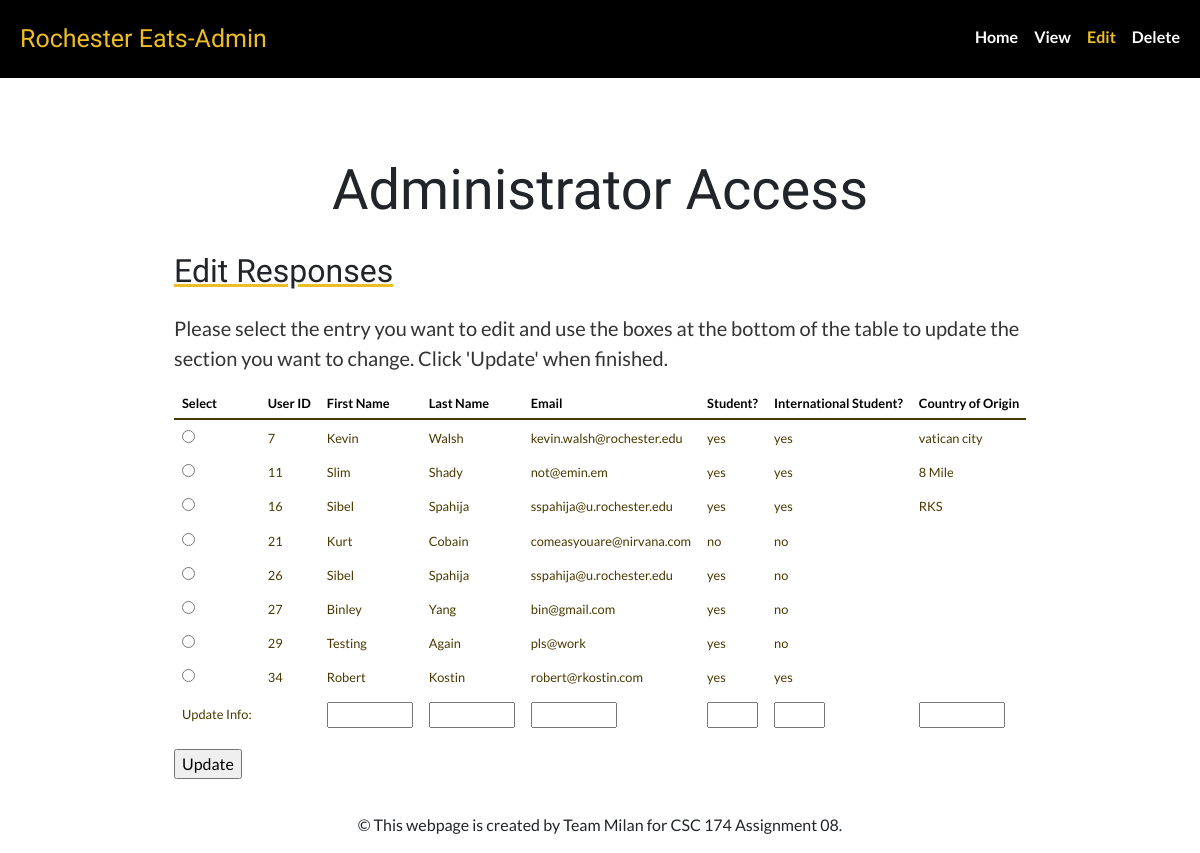
Page /admin_edit.php on the committed database.
### tables this page shows
CREATE TABLE IF NOT EXISTS `responses` (
  `user_id` int(11) NOT NULL,
  `fname` varchar(30) NOT NULL,
  `lname` varchar(30) NOT NULL,
  `email` varchar(30) NOT NULL,
  `isStudent` varchar(30) NOT NULL,
  `isInternational` varchar(30) NOT NULL,
  `country` varchar(30) NOT NULL,
  `cuisines` varchar(60) NOT NULL,
  `restaurants` varchar(120) NOT NULL,
  `comments` text NOT NULL
);

### admin_edit.php (the view, shortened to what this page needs)
<?php
  require_once("php/create_table.php");
  $query = "SELECT * FROM responses;";
  $result = mysqli_query($mysqli, $query);
?>
<!DOCTYPE html>
<html>
  <head>
    <link href="bootstrap-4.0.0-beta/dist/css/bootstrap.css" rel="stylesheet">
	<link href="css/styles.css" rel="stylesheet">
  </head>
  <body>
    <?php include 'inc/admin_nav.php';?>
  	<article class="contain">
    <div class="break">.</div>
    <h1>Administrator Access</h1><br>
    <h2>Edit Responses</h2>
    <div class="explain">Please select the entry you want to edit and use the boxes at the bottom of the table to update the section you want to change. Click 'Update' when finished.</div>
      <form action="admin_edit.php" method="POST">
        <table class="responses">
          <tr>
            <th>Select</th>
            <th>User ID</th>
            <th>First Name</th>
            <th>Last Name</th>
            <th>Email</th>
            <th>Student?</th>
            <th>International Student?</th>
            <th>Country of Origin</th>
          </tr>
          <?php while($temp = mysqli_fetch_assoc($result)) {  ?>
              <tr>
                <td><input type="radio" name="selection" value=<?php echo $temp['user_id']; ?>></td>
                <td><?php echo $temp['user_id']; ?></td>
                <td><?php echo $temp['fname']; ?></td>
                <td><?php echo $temp['lname']; ?></td>
                <td><?php echo $temp['email']; ?></td>
                <td><?php echo $temp['isStudent']; ?></td>
                <td><?php echo $temp['isInternational']; ?></td>
                <td><?php echo $temp['country']; ?></td>
              </tr>
          <?php } ?>
          <tr>
            <td>Update Info:</td>
            <td></td>
            <td><input type="text" name="fname2" size="10"></td>
            <td><input type="text" name="lname2" size="10"></td>
            <td><input type="email" name="email2" size="10"></td>
            <td><input type="text" name="isStudent2" size="5"></td>
            <td><input type="text" name="isInternational2" size="5"></td>
            <td><input type="text" name="country2" size="10"></td>
          </tr>
        </table>
        <input type="submit" value="Update" style="margin-top: 15px;">
      </form>
    </article>
  <footer> &copy; This webpage is created by Team Milan for CSC 174 Assignment 08.</footer>
  </body>
</html>

### inc/admin_nav.php
<div class="masthead">
    <div class="inner">
        <a class="masthead-brand" href="admin_welcome.php">Rochester Eats-Admin</a>
        <nav class="nav nav-masthead">
        <a href="admin_welcome.php" class="active nav-link smoothScroll">Home</a>
        <a href="admin_view.php" class="active nav-link smoothScroll">View</a>
        <a href="admin_edit.php" class="active nav-link smoothScroll">Edit</a>
        <a href="admin_delete.php" class="active nav-link smoothScroll">Delete</a>
    </nav>
    </div>
</div>

### css/styles.css (style rules this page uses)
html { position: relative; min-height: 100%; }
h1 { font-family: 'Shrikhand', cursive; font-size: 3.5em; text-align: center; }
body { font-family: 'Lato', sans-serif; margin: 0 0 50px; }
h2 { font-family: 'Shrikhand', cursive; text-decoration: underline; text-decoration-color: #edbe23; }
footer { position: absolute; left: 0; bottom: 0; height: 50px; width: 100%; overflow: hidden; text-align: center; }
.contain { width: 75%; max-width: 2000px; padding: 2%; margin-right: auto; margin-left: auto; margin-top: 2rem; margin-bottom: 2rem; padding-top: 5rem; }
.explain { font-family: 'Lato', sans-serif; font-size: 1.25rem; padding-top: 1rem; color: #333; }
table { display: block; overflow-x: auto; white-space: nowrap; }
.responses { font-family: 'Lato', Sans-Serif; font-size: 0.8rem; background: #fff; border-collapse: collapse; text-align: left; padding-top: 1rem; }
.responses th { font-size: 1em; font-weight: bold; color: #000; padding: 5px 8px; border-bottom: 2px solid #493901; }
.responses td { color: #493901; padding: 9px 8px 6px 8px; }
footer { text-align: center; height: 40px; }
.break { font-size: 2em; color: white; }
.nav { font-family: 'Lato', sans-serif; float: right; }
.masthead { background-color: #000; position: fixed; left: 0; top: 0; width: 100%; padding-top: 20px; padding-bottom: 20px; padding-left: 20px; padding-right: 20px; z-index: 9; }
.masthead-brand { font-family: 'Shrikhand', cursive; color: #edbe23; font-size: 25px; margin-bottom: 0; }
.nav-masthead .nav-link { padding: 0; padding-top: 5px; color: rgba(255,255,255,.5); font-weight: bold; background-color: transparent; }
.nav-masthead .nav-link + .nav-link { margin-left: 1rem; }
.nav-masthead .active { color: #fff; border-bottom-color: #edbe23; }
.nav-masthead .default { color: #edbe23; }

### rows in the picture
responses: user_id "7", fname "Kevin", lname "Walsh", email "kevin.walsh@rochester.edu", isStudent "yes", isInternational "yes", country "vatican city"
responses: user_id "11", fname "Slim", lname "Shady", email "not@emin.em", isStudent "yes", isInternational "yes", country "8 Mile"
responses: user_id "16", fname "Sibel", lname "Spahija", email "sspahija@u.rochester.edu", isStudent "yes", isInternational "yes", country "RKS"
responses: user_id "21", fname "Kurt", lname "Cobain", email "comeasyouare@nirvana.com", isStudent "no", isInternational "no"
responses: user_id "26", fname "Sibel", lname "Spahija", email "sspahija@u.rochester.edu", isStudent "yes", isInternational "no"
responses: user_id "27", fname "Binley", lname "Yang", email "bin@gmail.com", isStudent "yes", isInternational "no"
responses: user_id "29", fname "Testing", lname "Again", email "pls@work", isStudent "yes", isInternational "no"
responses: user_id "34", fname "Robert", lname "Kostin", email "robert@rkostin.com", isStudent "yes", isInternational "yes"
